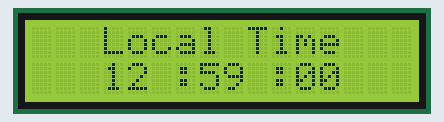
Bench run of a sketch on a simulated Arduino Uno, built with avr-gcc and run on an emulated ATmega328P. Shown: 16×2 character LCD. Wiring (inferred from the names in the program): character LCD (HD44780): RS pin 12; R/W pin 11; E pin 10; data pin 9, pin 8, pin 7, pin 6. The character LCD is taken to start in 4-bit mode.

Above: at 0.5 s.
At 4.5 s:
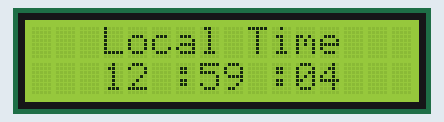
At 9.5 s:
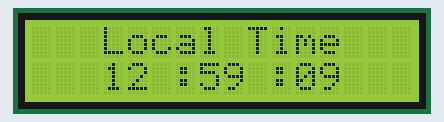
At 19.5 s:
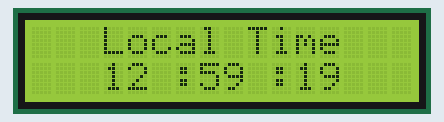
At 28.5 s:
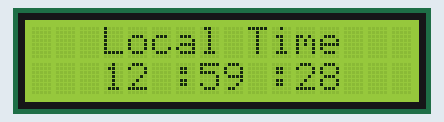
At 38.5 s:
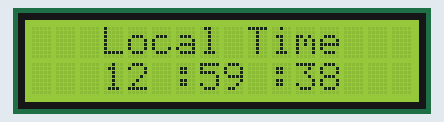

The sketch:

lcd_4_bit_time.ino
```cpp
int LCD1602_RS=12;
    int LCD1602_RW=11;
    int LCD1602_EN=10;
    int DB[] = { 6, 7, 8, 9};
    char logtxt[]="Local Time";
    char *sec[60]={"00","01","02","03","04","05","06","07","08","09","10","11","12","13","14","15","16","17","18","19","20","21","22","23","24","25","26","27","28","29","30","31","32","33","34","35","36","37","38","39","40","41","42","43","44","45","46","47","48","49","50","51","52","53","54","55","56","57","58","59"};


    void LCD_Command_Write(int command)
    {
    int i,temp;
    digitalWrite( LCD1602_RS,LOW);
    digitalWrite( LCD1602_RW,LOW);
    digitalWrite( LCD1602_EN,LOW);

    temp=command & 0xf0;
    for (i=DB[0]; i <= 9; i++)
    {
       digitalWrite(i,temp & 0x80);
       temp <<= 1;
    }

    digitalWrite( LCD1602_EN,HIGH);
    delayMicroseconds(1);
    digitalWrite( LCD1602_EN,LOW);

    temp=(command & 0x0f)<<4;
    for (i=DB[0]; i <= 9; i++)
    {
       digitalWrite(i,temp & 0x80);
       temp <<= 1;
    }

    digitalWrite( LCD1602_EN,HIGH);
    delayMicroseconds(1);
    digitalWrite( LCD1602_EN,LOW);
    }

    void LCD_Data_Write(int dat)
    {
    int i=0,temp;
    digitalWrite( LCD1602_RS,HIGH);
    digitalWrite( LCD1602_RW,LOW);
    digitalWrite( LCD1602_EN,LOW);

    temp=dat & 0xf0;
    for (i=DB[0]; i <= 9; i++)
    {
       digitalWrite(i,temp & 0x80);
       temp <<= 1;
    }

    digitalWrite( LCD1602_EN,HIGH);
    delayMicroseconds(1);
    digitalWrite( LCD1602_EN,LOW);

    temp=(dat & 0x0f)<<4;
    for (i=DB[0]; i <= 9; i++)
    {
       digitalWrite(i,temp & 0x80);
       temp <<= 1;
    }

    digitalWrite( LCD1602_EN,HIGH);
    delayMicroseconds(1);
    digitalWrite( LCD1602_EN,LOW);
    }

    void LCD_SET_XY( int x, int y )
    {
      int address;
      if (y ==0)    address = 0x80 + x;
      else          address = 0xC0 + x;
      LCD_Command_Write(address);
    }

    void LCD_Write_Char( int x,int y,int dat)
    {
      LCD_SET_XY( x, y );
      LCD_Data_Write(dat);
    }

    void LCD_Write_String(int X,int Y,char *s)
    {
        LCD_SET_XY( X, Y );    //设置地址
        while (*s)             //写字符串
        {
          LCD_Data_Write(*s);
          s ++;
        }
    }

    void setup (void)
    {
      int i = 0;
      for (i=6; i <= 12; i++)
       {
         pinMode(i,OUTPUT);
       }
      delay(100);
      LCD_Command_Write(0x28);//4线 2行 5x7
      delay(50);
      LCD_Command_Write(0x06);
      delay(50);
      LCD_Command_Write(0x0c);
      delay(50);
      LCD_Command_Write(0x80);
      delay(50);
      LCD_Command_Write(0x01);
      delay(50);

    }

    void loop (void)
    {


       for(int index=0,minindex=59,hourindex=12;index<60;index++)   //这里来设定现在时间，目前设定为12：59：00
       {
         LCD_Command_Write(0x01);
         delay(50);
         LCD_Write_String(3,0,logtxt);
         LCD_Write_String(3,1,sec[hourindex]);
         LCD_Write_Char(6,1,0x3a);//显示：
         LCD_Write_String(7,1,sec[minindex]);
         LCD_Write_Char(10,1,0x3a);
         LCD_Write_String(11,1,sec[index]);

         delay(950);
         if (index==59)
         {
           index=-1;
           minindex++;
           if (minindex==60)
           {
             minindex=0;
             hourindex++;
             if (hourindex==24)
             {
               hourindex=0;
             }
           }

         }
       }

    }
```

Measured:
- what the display in image 0 shows lasts 1.0 s, from 0.4 s to 1.4 s
